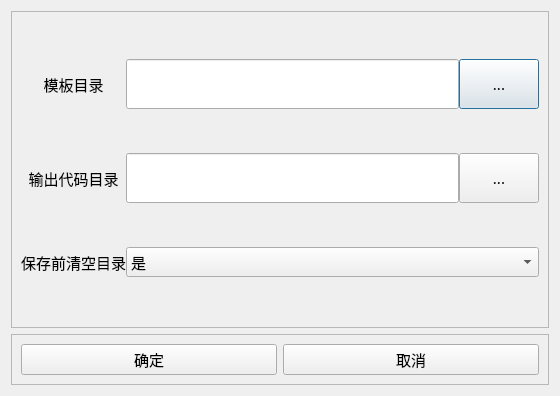
<?xml version="1.0" encoding="UTF-8"?>
<ui version="4.0">
 <class>Dialog_Code_Gen</class>
 <widget class="QDialog" name="Dialog_Code_Gen">
  <property name="geometry">
   <rect>
    <x>0</x>
    <y>0</y>
    <width>560</width>
    <height>396</height>
   </rect>
  </property>
  <property name="windowTitle">
   <string>Dialog</string>
  </property>
  <layout class="QVBoxLayout" name="verticalLayout" stretch="2,0">
   <item>
    <widget class="QFrame" name="frame">
     <property name="font">
      <font>
       <family>Bahnschrift SemiBold Condensed</family>
      </font>
     </property>
     <property name="frameShape">
      <enum>QFrame::StyledPanel</enum>
     </property>
     <property name="frameShadow">
      <enum>QFrame::Raised</enum>
     </property>
     <layout class="QGridLayout" name="gridLayout">
      <property name="horizontalSpacing">
       <number>0</number>
      </property>
      <item row="1" column="0">
       <widget class="QLabel" name="label_ouput_dir">
        <property name="font">
         <font>
          <family>微软雅黑</family>
          <pointsize>11</pointsize>
         </font>
        </property>
        <property name="text">
         <string>输出代码目录</string>
        </property>
        <property name="alignment">
         <set>Qt::AlignCenter</set>
        </property>
       </widget>
      </item>
      <item row="1" column="1">
       <widget class="QLineEdit" name="edit_ouput_dir">
        <property name="sizePolicy">
         <sizepolicy hsizetype="Expanding" vsizetype="Minimum">
          <horstretch>0</horstretch>
          <verstretch>0</verstretch>
         </sizepolicy>
        </property>
        <property name="minimumSize">
         <size>
          <width>0</width>
          <height>50</height>
         </size>
        </property>
        <property name="maximumSize">
         <size>
          <width>16777215</width>
          <height>50</height>
         </size>
        </property>
        <property name="font">
         <font>
          <family>微软雅黑</family>
          <pointsize>11</pointsize>
         </font>
        </property>
       </widget>
      </item>
      <item row="0" column="1">
       <widget class="QLineEdit" name="edit_template_dir">
        <property name="sizePolicy">
         <sizepolicy hsizetype="Expanding" vsizetype="Minimum">
          <horstretch>0</horstretch>
          <verstretch>0</verstretch>
         </sizepolicy>
        </property>
        <property name="minimumSize">
         <size>
          <width>0</width>
          <height>50</height>
         </size>
        </property>
        <property name="maximumSize">
         <size>
          <width>16777215</width>
          <height>50</height>
         </size>
        </property>
        <property name="font">
         <font>
          <family>微软雅黑</family>
          <pointsize>11</pointsize>
         </font>
        </property>
       </widget>
      </item>
      <item row="0" column="0">
       <widget class="QLabel" name="label_template_dir">
        <property name="font">
         <font>
          <family>微软雅黑</family>
          <pointsize>11</pointsize>
         </font>
        </property>
        <property name="text">
         <string>模板目录</string>
        </property>
        <property name="alignment">
         <set>Qt::AlignCenter</set>
        </property>
       </widget>
      </item>
      <item row="2" column="0">
       <widget class="QLabel" name="label_clear_before">
        <property name="font">
         <font>
          <family>微软雅黑</family>
          <pointsize>11</pointsize>
         </font>
        </property>
        <property name="text">
         <string>保存前清空目录</string>
        </property>
        <property name="alignment">
         <set>Qt::AlignCenter</set>
        </property>
       </widget>
      </item>
      <item row="0" column="2">
       <widget class="QPushButton" name="button_template_dir">
        <property name="minimumSize">
         <size>
          <width>0</width>
          <height>40</height>
         </size>
        </property>
        <property name="maximumSize">
         <size>
          <width>16777215</width>
          <height>50</height>
         </size>
        </property>
        <property name="font">
         <font>
          <family>微软雅黑</family>
          <pointsize>11</pointsize>
         </font>
        </property>
        <property name="text">
         <string>...</string>
        </property>
       </widget>
      </item>
      <item row="1" column="2">
       <widget class="QPushButton" name="button_output_dir">
        <property name="minimumSize">
         <size>
          <width>0</width>
          <height>40</height>
         </size>
        </property>
        <property name="maximumSize">
         <size>
          <width>16777215</width>
          <height>50</height>
         </size>
        </property>
        <property name="font">
         <font>
          <family>微软雅黑</family>
          <pointsize>11</pointsize>
         </font>
        </property>
        <property name="text">
         <string>...</string>
        </property>
       </widget>
      </item>
      <item row="2" column="1" colspan="2">
       <widget class="QComboBox" name="combo_clear_before">
        <property name="sizePolicy">
         <sizepolicy hsizetype="Preferred" vsizetype="Fixed">
          <horstretch>0</horstretch>
          <verstretch>0</verstretch>
         </sizepolicy>
        </property>
        <property name="maximumSize">
         <size>
          <width>16777215</width>
          <height>30</height>
         </size>
        </property>
        <property name="font">
         <font>
          <family>微软雅黑</family>
          <pointsize>11</pointsize>
         </font>
        </property>
        <item>
         <property name="text">
          <string>是</string>
         </property>
        </item>
        <item>
         <property name="text">
          <string>否</string>
         </property>
        </item>
       </widget>
      </item>
     </layout>
    </widget>
   </item>
   <item>
    <widget class="QFrame" name="frame_2">
     <property name="frameShape">
      <enum>QFrame::StyledPanel</enum>
     </property>
     <property name="frameShadow">
      <enum>QFrame::Raised</enum>
     </property>
     <layout class="QHBoxLayout" name="horizontalLayout">
      <item>
       <widget class="QPushButton" name="button_accept">
        <property name="font">
         <font>
          <family>微软雅黑</family>
          <pointsize>11</pointsize>
         </font>
        </property>
        <property name="text">
         <string>确定</string>
        </property>
       </widget>
      </item>
      <item>
       <widget class="QPushButton" name="button_cancle">
        <property name="font">
         <font>
          <family>微软雅黑</family>
          <pointsize>11</pointsize>
         </font>
        </property>
        <property name="text">
         <string>取消</string>
        </property>
       </widget>
      </item>
     </layout>
    </widget>
   </item>
  </layout>
 </widget>
 <resources/>
 <connections/>
</ui>
